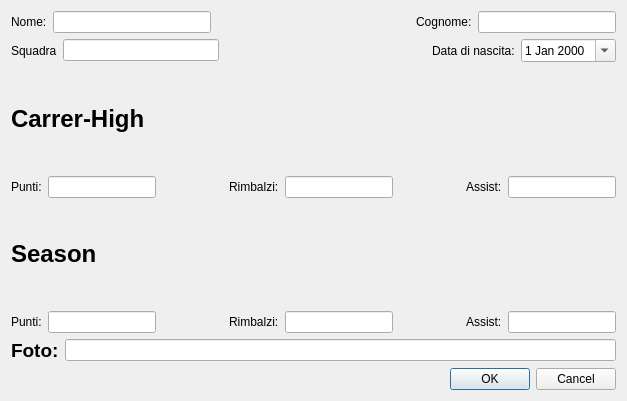
<?xml version="1.0" encoding="UTF-8"?>
<ui version="4.0">
 <class>AddGiocatore</class>
 <widget class="QDialog" name="AddGiocatore">
  <property name="geometry">
   <rect>
    <x>0</x>
    <y>0</y>
    <width>627</width>
    <height>401</height>
   </rect>
  </property>
  <property name="windowTitle">
   <string>Aggiungi Giocatore</string>
  </property>
  <layout class="QHBoxLayout" name="horizontalLayout_16">
   <item>
    <layout class="QVBoxLayout" name="verticalLayout">
     <item>
      <layout class="QHBoxLayout" name="horizontalLayout_4">
       <item>
        <layout class="QHBoxLayout" name="horizontalLayout">
         <item>
          <widget class="QLabel" name="label">
           <property name="text">
            <string>Nome:</string>
           </property>
          </widget>
         </item>
         <item>
          <widget class="QLineEdit" name="nome"/>
         </item>
        </layout>
       </item>
       <item>
        <spacer name="horizontalSpacer">
         <property name="orientation">
          <enum>Qt::Horizontal</enum>
         </property>
         <property name="sizeHint" stdset="0">
          <size>
           <width>40</width>
           <height>20</height>
          </size>
         </property>
        </spacer>
       </item>
       <item>
        <layout class="QHBoxLayout" name="horizontalLayout_2">
         <item>
          <widget class="QLabel" name="label_2">
           <property name="text">
            <string>Cognome:</string>
           </property>
          </widget>
         </item>
         <item>
          <widget class="QLineEdit" name="cognome"/>
         </item>
        </layout>
       </item>
      </layout>
     </item>
     <item>
      <layout class="QHBoxLayout" name="horizontalLayout_6">
       <item>
        <layout class="QHBoxLayout" name="horizontalLayout_3">
         <item>
          <widget class="QLabel" name="label_3">
           <property name="text">
            <string>Squadra</string>
           </property>
          </widget>
         </item>
         <item>
          <widget class="QLineEdit" name="team"/>
         </item>
        </layout>
       </item>
       <item>
        <spacer name="horizontalSpacer_2">
         <property name="orientation">
          <enum>Qt::Horizontal</enum>
         </property>
         <property name="sizeHint" stdset="0">
          <size>
           <width>18</width>
           <height>20</height>
          </size>
         </property>
        </spacer>
       </item>
       <item>
        <layout class="QHBoxLayout" name="horizontalLayout_5">
         <item>
          <widget class="QLabel" name="label_4">
           <property name="text">
            <string>Data di nascita:</string>
           </property>
          </widget>
         </item>
         <item>
          <widget class="QDateEdit" name="birthday">
           <property name="calendarPopup">
            <bool>true</bool>
           </property>
          </widget>
         </item>
        </layout>
       </item>
      </layout>
     </item>
     <item>
      <widget class="QLabel" name="label_5">
       <property name="text">
        <string>&lt;html&gt;&lt;head/&gt;&lt;body&gt;&lt;p&gt;&lt;span style=&quot; font-size:18pt; font-weight:600;&quot;&gt;Carrer-High&lt;/span&gt;&lt;/p&gt;&lt;/body&gt;&lt;/html&gt;</string>
       </property>
      </widget>
     </item>
     <item>
      <layout class="QHBoxLayout" name="horizontalLayout_10">
       <item>
        <layout class="QHBoxLayout" name="horizontalLayout_7">
         <item>
          <widget class="QLabel" name="label_6">
           <property name="text">
            <string>Punti:</string>
           </property>
          </widget>
         </item>
         <item>
          <widget class="QLineEdit" name="maxpts"/>
         </item>
        </layout>
       </item>
       <item>
        <spacer name="horizontalSpacer_3">
         <property name="orientation">
          <enum>Qt::Horizontal</enum>
         </property>
         <property name="sizeHint" stdset="0">
          <size>
           <width>40</width>
           <height>20</height>
          </size>
         </property>
        </spacer>
       </item>
       <item>
        <layout class="QHBoxLayout" name="horizontalLayout_8">
         <item>
          <widget class="QLabel" name="label_7">
           <property name="text">
            <string>Rimbalzi:</string>
           </property>
          </widget>
         </item>
         <item>
          <widget class="QLineEdit" name="maxreb"/>
         </item>
        </layout>
       </item>
       <item>
        <spacer name="horizontalSpacer_4">
         <property name="orientation">
          <enum>Qt::Horizontal</enum>
         </property>
         <property name="sizeHint" stdset="0">
          <size>
           <width>40</width>
           <height>20</height>
          </size>
         </property>
        </spacer>
       </item>
       <item>
        <layout class="QHBoxLayout" name="horizontalLayout_9">
         <item>
          <widget class="QLabel" name="label_8">
           <property name="text">
            <string>Assist:</string>
           </property>
          </widget>
         </item>
         <item>
          <widget class="QLineEdit" name="maxass"/>
         </item>
        </layout>
       </item>
      </layout>
     </item>
     <item>
      <widget class="QLabel" name="label_9">
       <property name="text">
        <string>&lt;html&gt;&lt;head/&gt;&lt;body&gt;&lt;p&gt;&lt;span style=&quot; font-size:18pt; font-weight:600;&quot;&gt;Season&lt;/span&gt;&lt;/p&gt;&lt;/body&gt;&lt;/html&gt;</string>
       </property>
      </widget>
     </item>
     <item>
      <layout class="QHBoxLayout" name="horizontalLayout_11">
       <item>
        <layout class="QHBoxLayout" name="horizontalLayout_12">
         <item>
          <widget class="QLabel" name="label_10">
           <property name="text">
            <string>Punti:</string>
           </property>
          </widget>
         </item>
         <item>
          <widget class="QLineEdit" name="seaspts"/>
         </item>
        </layout>
       </item>
       <item>
        <spacer name="horizontalSpacer_5">
         <property name="orientation">
          <enum>Qt::Horizontal</enum>
         </property>
         <property name="sizeHint" stdset="0">
          <size>
           <width>40</width>
           <height>20</height>
          </size>
         </property>
        </spacer>
       </item>
       <item>
        <layout class="QHBoxLayout" name="horizontalLayout_13">
         <item>
          <widget class="QLabel" name="label_11">
           <property name="text">
            <string>Rimbalzi:</string>
           </property>
          </widget>
         </item>
         <item>
          <widget class="QLineEdit" name="seasreb"/>
         </item>
        </layout>
       </item>
       <item>
        <spacer name="horizontalSpacer_6">
         <property name="orientation">
          <enum>Qt::Horizontal</enum>
         </property>
         <property name="sizeHint" stdset="0">
          <size>
           <width>40</width>
           <height>20</height>
          </size>
         </property>
        </spacer>
       </item>
       <item>
        <layout class="QHBoxLayout" name="horizontalLayout_14">
         <item>
          <widget class="QLabel" name="label_12">
           <property name="text">
            <string>Assist:</string>
           </property>
          </widget>
         </item>
         <item>
          <widget class="QLineEdit" name="seasass"/>
         </item>
        </layout>
       </item>
      </layout>
     </item>
     <item>
      <layout class="QHBoxLayout" name="horizontalLayout_15">
       <item>
        <widget class="QLabel" name="label_13">
         <property name="text">
          <string>&lt;html&gt;&lt;head/&gt;&lt;body&gt;&lt;p&gt;&lt;span style=&quot; font-size:14pt; font-weight:600;&quot;&gt;Foto:&lt;/span&gt;&lt;/p&gt;&lt;/body&gt;&lt;/html&gt;</string>
         </property>
        </widget>
       </item>
       <item>
        <widget class="QLineEdit" name="foto"/>
       </item>
      </layout>
     </item>
     <item>
      <widget class="QDialogButtonBox" name="buttonBox">
       <property name="orientation">
        <enum>Qt::Horizontal</enum>
       </property>
       <property name="standardButtons">
        <set>QDialogButtonBox::Cancel|QDialogButtonBox::Ok</set>
       </property>
      </widget>
     </item>
    </layout>
   </item>
  </layout>
 </widget>
 <resources/>
 <connections>
  <connection>
   <sender>buttonBox</sender>
   <signal>accepted()</signal>
   <receiver>AddGiocatore</receiver>
   <slot>accept()</slot>
   <hints>
    <hint type="sourcelabel">
     <x>248</x>
     <y>254</y>
    </hint>
    <hint type="destinationlabel">
     <x>157</x>
     <y>274</y>
    </hint>
   </hints>
  </connection>
  <connection>
   <sender>buttonBox</sender>
   <signal>rejected()</signal>
   <receiver>AddGiocatore</receiver>
   <slot>reject()</slot>
   <hints>
    <hint type="sourcelabel">
     <x>316</x>
     <y>260</y>
    </hint>
    <hint type="destinationlabel">
     <x>286</x>
     <y>274</y>
    </hint>
   </hints>
  </connection>
 </connections>
</ui>
